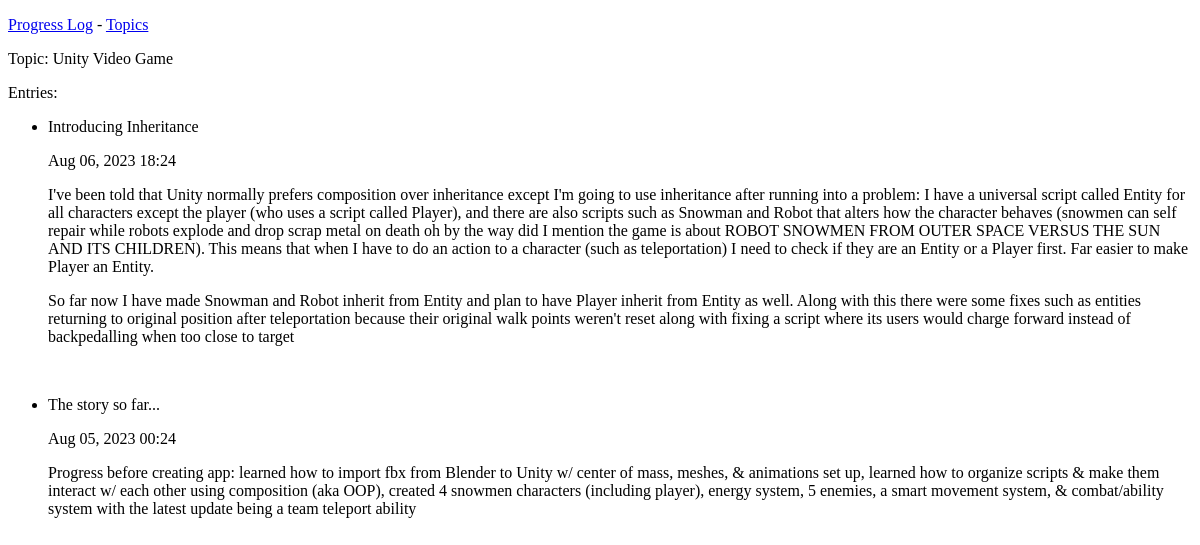
Before: /topics/2/ with the older database file.
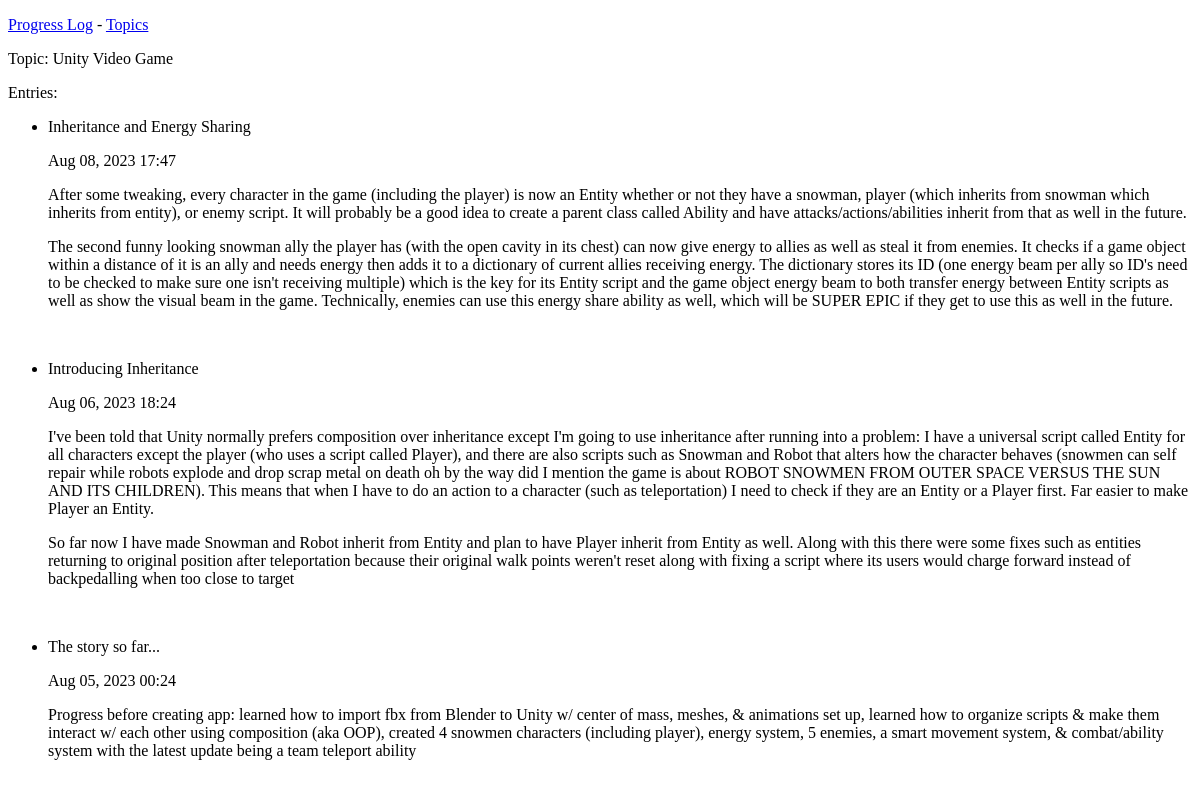
After: the same page with the newer database file.
### progress_log/models.py (models this page shows, shortened)
class Topic(models.Model):
    text = models.CharField(max_length=200)
    date_added = models.DateTimeField(auto_now_add=True)

class Entry(models.Model):
    topic = models.ForeignKey(Topic, on_delete=models.CASCADE)
    title = models.CharField(max_length=200, default=Topic.__name__)    # My own personal addition while doing python book's tutorial :)
    text = models.TextField()
    date_added = models.DateTimeField(auto_now_add=True)
    class Meta:
        verbose_name_plural = 'entries'

### progress_log/views.py (the view)
# urls.py: path('topics/<int:topic_id>/', views.topic, name='topic'),
def topic(request, topic_id):
    topic = Topic.objects.get(id=topic_id)
    entries = topic.entry_set.order_by('-date_added')   # Minus sign for reverse order (most recent shows up first)
    context = {'topic': topic, 'entries': entries}
    return render(request, 'progress_log/topic.html', context)

### progress_log/templates/progress_log/topic.html (shortened to what this page needs)
<!DOCTYPE html>
{% extends 'progress_log/base.html' %}
  {% block content %}
  <p>Topic: {{topic.text}}</p>
  <p>Entries: </p>
  <ul>
    {% for entry in entries %}
      <li>
        <p>{{entry.title}}</p>
        <p>{{entry.date_added|date:'M d, Y H:i'}}</p>
        <p>{{entry.text|linebreaks}}</p>
        <br>
      </li>
      {% empty %}
        <li>There are no entries for this topic yet</li>
    {% endfor %}
  </ul>
  {% endblock content %}

### progress_log/templates/progress_log/base.html (shortened to what this page needs)
<!DOCTYPE html>
<html lang="en">
<head>
</head>
<body>
  <p>
    <a href="{% url 'progress_log:index' %}" >Progress Log</a> -
    <a href="{% url 'progress_log:topics' %}" >Topics</a>
  </p>
  {% block content %}{% endblock content %}
</body>
</html>

Changed rows visible on the page:
added Entry: title "Inheritance and Energy Sharing", date_added "Aug 08, 2023 17:47", text "After some tweaking, every character in the game (including the player) is now an Entity whether or not they have a snowman, player (which inherits from snowman which inherits from entity), or enemy script. It will probably be a good idea to create a parent class called Ability and have attacks/actions/abilities inherit from that as well in the future. The second funny looking snowman ally the player has (with the open cavity in its chest) can now give energy to allies as well as steal it from enemies. It checks if a game object within a distance of it is an ally and needs energy then adds it to a dictionary of current allies receiving energy. The dictionary stores its ID (one energy beam…"
